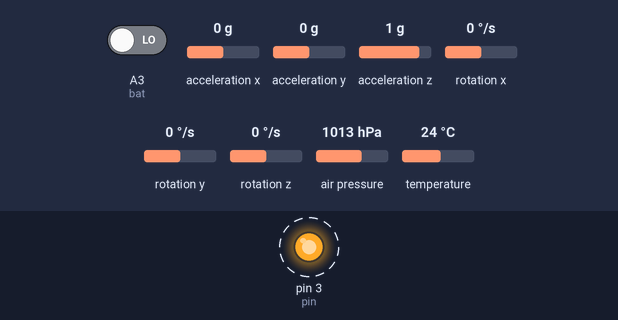
Simulated run of this sketch. Board: Arduino Uno, built with avr-gcc and run on an emulated ATmega328P. On the bench: output pins drawn as LEDs (lit = HIGH). Wiring (inferred from the names in the program): MPU-6050 motion sensor at I2C address 0x68; BMP180 pressure sensor at I2C address 0x77. Dashed ring = blinking. The inputs (shaded band) are chosen by the test bench; at power-on: A3 (bat) LOW, acceleration x 0 g, acceleration y 0 g, acceleration z 1 g, rotation x 0 °/s, rotation y 0 °/s, rotation z 0 °/s, air pressure 1013 hPa, temperature 24 °C. No radio packets arrive unless stated; what the sketch prints to the serial monitor is not drawn.

Above: at 5.8 s.
Timing chart, 0 to 9.9 s (numbered marks = the images above):
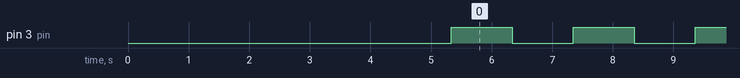

The sketch:

BMP_WITH_MPU_LORA.ino
```cpp
#include <Wire.h>
#include <SPI.h>
#include <LoRa.h>

#define ADDRESS_SENSOR 0x77                 // Addresse du capteur
//Endereco I2C do MPU6050
const int MPU_addr = 0x68; //Endereço do sensor

int16_t AcX, AcY, AcZ, Tmp, GyX, GyY, GyZ; //Variaveis para pegar os valores medidos

unsigned long start = 0;
unsigned long last = 0;
int16_t  ac1, ac2, ac3, b1, b2, mb, mc, md; // Store sensor PROM values from BMP180
uint16_t ac4, ac5, ac6;                     // Store sensor PROM values from BMP180
// Ultra Low Power       OSS = 0, OSD =  5ms
// Standard              OSS = 1, OSD =  8ms
// High                  OSS = 2, OSD = 14ms
// Ultra High Resolution OSS = 3, OSD = 26ms
const uint8_t oss = 3;                      // Set oversampling setting
const uint8_t osd = 26;                     // with corresponding oversampling delay

int voltagem = 0;
float T, P;                                 // Variables globales pour la température et la pression
// https://www.embarcados.com.br/arduino-acelerometro-giroscopio/


#define pin 3
#define bat A3

uint16_t W = 0;
//configurações iniciais
void setup()
{
  Serial.begin(9600);
  /*
  while (!Serial)
  {

  }
  */
  pinMode(pin, OUTPUT);
  pinMode(bat, INPUT);

  delay(5000);
  Wire.begin();                             // Active le bus I2C
  init_SENSOR();                          // Initialise les variables
  delay(100);
  Wire.write(0x6B);
  //Inicializa o MPU-6050
  Wire.write(0);
  Wire.endTransmission(true);

  Wire.beginTransmission(MPU_addr); //Começa a transmissao de dados para o sensor
  Wire.write(0x6B); // registrador PWR_MGMT_1
  Wire.write(0); // Manda 0 e "acorda" o MPU 6050
  Wire.endTransmission(true);

 // signalBandwidth - signal bandwidth in Hz, defaults to 125E3
 // LoRa.setSignalBandwidth(signalBandwidth); // 7.8E3, 10.4E3, 15.6E3, 20.8E3, 31.25E3, 41.7E3, 62.5E3, 125E3, and 250E3.

  if (!LoRa.begin(915E6))
  {
    Serial.println(" LoRa Falhou!");
    digitalWrite(pin,HIGH);
    while (1);
  }

  Serial.println("LoRa Pronto!!");

}

void loop()
{
  start = millis();

  int32_t b5;
  b5 = temperature();                       // Lit et calcule la température (T)
  P = pressure(b5);                         // Lit et calcule la pressure (P)

  voltagem = digitalRead(A3); // leitura da bateria


  Wire.beginTransmission(MPU_addr); //Começa a transmissao de dados para o sensor
  Wire.write(0x3B); // registrador dos dados medidos (ACCEL_XOUT_H)
  Wire.endTransmission(false);
  Wire.requestFrom(MPU_addr, 14, true); // faz um "pedido" para ler 14 registradores, que serão os registrados com os dados medidos
  AcX = Wire.read() << 8 | Wire.read(); // 0x3B (ACCEL_XOUT_H) & 0x3C (ACCEL_XOUT_L)
  AcY = Wire.read() << 8 | Wire.read(); // 0x3D (ACCEL_YOUT_H) & 0x3E (ACCEL_YOUT_L)
  AcZ = Wire.read() << 8 | Wire.read(); // 0x3F (ACCEL_ZOUT_H) & 0x40 (ACCEL_ZOUT_L)
  Tmp = Wire.read() << 8 | Wire.read(); // 0x41 (TEMP_OUT_H) & 0x42 (TEMP_OUT_L)
  GyX = Wire.read() << 8 | Wire.read(); // 0x43 (GYRO_XOUT_H) & 0x44 (GYRO_XOUT_L)
  GyY = Wire.read() << 8 | Wire.read(); // 0x45 (GYRO_YOUT_H) & 0x46 (GYRO_YOUT_L)
  GyZ = Wire.read() << 8 | Wire.read(); // 0x47 (GYRO_ZOUT_H) & 0x48 (GYRO_ZOUT_L)


  if (start - last >= 1000)// PASSIVO DE AJUSTE, NESSE CASO O PREEXIMENTO DA MEMÓRIA OCORRERÁ EM 25s.
  {
    LoRa.beginPacket();

    LoRa.print(P);

    LoRa.print(AcY);

    LoRa.print(AcZ);

    LoRa.print(Tmp / 340.00 + 36.53); //Equação da temperatura em Cº de acordo com o datasheet

    LoRa.print(GyX);

    LoRa.print(GyY);

    LoRa.print(GyZ);

    LoRa.println(voltagem);

    LoRa.endPacket();


// FUNCAO DE TRANSFORMAÇÃO:   alt = (44330.0*(1-pow(P/P0,1/5.255)));
//                                     P0  --> ALTURA INICIAL BASELINE
//                                     P   --> ALTURA ATUAL
    Serial.print(P);
    Serial.print("\t");
    Serial.print(AcY);
    Serial.print("\t");
    Serial.print(AcZ);
    Serial.print("\t");
    Serial.print(Tmp / 340.00 + 36.53); //Equação da temperatura em Cº de acordo com o datasheet
    Serial.print("\t");
    Serial.print(GyX);
    Serial.print("\t");
    Serial.print(GyY);
    Serial.print("\t");
    Serial.print(GyZ);
    Serial.print("\t");
    Serial.println(voltagem);

    digitalWrite(pin, !digitalRead(pin));
    last = start;

  }


}

/**********************************************
  Initialise les variables du capteur
 **********************************************/
void init_SENSOR()
{
  ac1 = read_2_bytes(0xAA);
  ac2 = read_2_bytes(0xAC);
  ac3 = read_2_bytes(0xAE);
  ac4 = read_2_bytes(0xB0);
  ac5 = read_2_bytes(0xB2);
  ac6 = read_2_bytes(0xB4);
  b1  = read_2_bytes(0xB6);
  b2  = read_2_bytes(0xB8);
  mb  = read_2_bytes(0xBA);
  mc  = read_2_bytes(0xBC);
  md  = read_2_bytes(0xBE);

  Serial.println("");
  Serial.println("Données de calibration du capteur :");
  Serial.print(F("AC1 = ")); Serial.println(ac1);
  Serial.print(F("AC2 = ")); Serial.println(ac2);
  Serial.print(F("AC3 = ")); Serial.println(ac3);
  Serial.print(F("AC4 = ")); Serial.println(ac4);
  Serial.print(F("AC5 = ")); Serial.println(ac5);
  Serial.print(F("AC6 = ")); Serial.println(ac6);
  Serial.print(F("B1 = "));  Serial.println(b1);
  Serial.print(F("B2 = "));  Serial.println(b2);
  Serial.print(F("MB = "));  Serial.println(mb);
  Serial.print(F("MC = "));  Serial.println(mc);
  Serial.print(F("MD = "));  Serial.println(md);
  Serial.println("");
}

/**********************************************
  Calcul de la pressure
 **********************************************/
float pressure(int32_t b5)
{
  int32_t x1, x2, x3, b3, b6, p, UP;
  uint32_t b4, b7;

  UP = read_pressure();                         // Lecture de la pression renvoyée par le capteur

  b6 = b5 - 4000;
  x1 = (b2 * (b6 * b6 >> 12)) >> 11;
  x2 = ac2 * b6 >> 11;
  x3 = x1 + x2;
  b3 = (((ac1 * 4 + x3) << oss) + 2) >> 2;
  x1 = ac3 * b6 >> 13;
  x2 = (b1 * (b6 * b6 >> 12)) >> 16;
  x3 = ((x1 + x2) + 2) >> 2;
  b4 = (ac4 * (uint32_t)(x3 + 32768)) >> 15;
  b7 = ((uint32_t)UP - b3) * (50000 >> oss);
  if (b7 < 0x80000000) {
    p = (b7 << 1) / b4;  // ou p = b7 < 0x80000000 ? (b7 * 2) / b4 : (b7 / b4) * 2;
  } else {
    p = (b7 / b4) << 1;
  }
  x1 = (p >> 8) * (p >> 8);
  x1 = (x1 * 3038) >> 16;
  x2 = (-7357 * p) >> 16;
  return (p + ((x1 + x2 + 3791) >> 4)) / 100.0f; // Retourne la pression en mbar
}

/**********************************************
  Lecture de la température (non compensée)
 **********************************************/
int32_t temperature()
{
  int32_t x1, x2, b5, UT;

  Wire.beginTransmission(ADDRESS_SENSOR); // Début de transmission avec l'Arduino
  Wire.write(0xf4);                       // Envoi l'adresse de registre
  Wire.write(0x2e);                       // Ecrit la donnée
  Wire.endTransmission();                 // Fin de transmission
  delay(5);

  UT = read_2_bytes(0xf6);                // Lecture de la valeur de la TEMPERATURE

  // Calcule la vrai température
  x1 = (UT - (int32_t)ac6) * (int32_t)ac5 >> 15;
  x2 = ((int32_t)mc << 11) / (x1 + (int32_t)md);
  b5 = x1 + x2;
  T  = (b5 + 8) >> 4;
  T = T / 10.0;                           // Retourne la température in celsius
  return b5;
}

/**********************************************
  Lecture de la pression
 **********************************************/
int32_t read_pressure()
{
  int32_t value;
  Wire.beginTransmission(ADDRESS_SENSOR);   // Début de transmission avec l'Arduino
  Wire.write(0xf4);                         // Envoi l'adresse de registre
  Wire.write(0x34 + (oss << 6));            // Ecrit la donnée
  Wire.endTransmission();                   // Fin de transmission
  delay(osd);
  Wire.beginTransmission(ADDRESS_SENSOR);
  Wire.write(0xf6);
  Wire.endTransmission();
  Wire.requestFrom(ADDRESS_SENSOR, 3);
  if (Wire.available() >= 3)
  {
    value = (((int32_t)Wire.read() << 16) | ((int32_t)Wire.read() << 8) | ((int32_t)Wire.read())) >> (8 - oss);
  }
  return value;                             // Renvoie la valeur
}

/**********************************************
  Lecture d'un byte sur la capteur BMP
 **********************************************/
uint8_t read_1_byte(uint8_t code)
{
  uint8_t value;
  Wire.beginTransmission(ADDRESS_SENSOR);
  Wire.write(code);
  Wire.endTransmission();
  Wire.requestFrom(ADDRESS_SENSOR, 1);
  if (Wire.available() >= 1)
  {
    value = Wire.read();
  }
  return value;
}

/**********************************************
  Lecture de 2 bytes sur la capteur BMP
 **********************************************/
uint16_t read_2_bytes(uint8_t code)
{
  uint16_t value;
  Wire.beginTransmission(ADDRESS_SENSOR);
  Wire.write(code);
  Wire.endTransmission();
  Wire.requestFrom(ADDRESS_SENSOR, 2);
  if (Wire.available() >= 2)
  {
    value = (Wire.read() << 8) | Wire.read();     // Récupère 2 bytes de données
  }
  return value;                                   // Renvoie la valeur
}
```

Measured:
- by itself, pin 3 (pin): alternates HIGH for 1.0 s and LOW for 1.0 s
